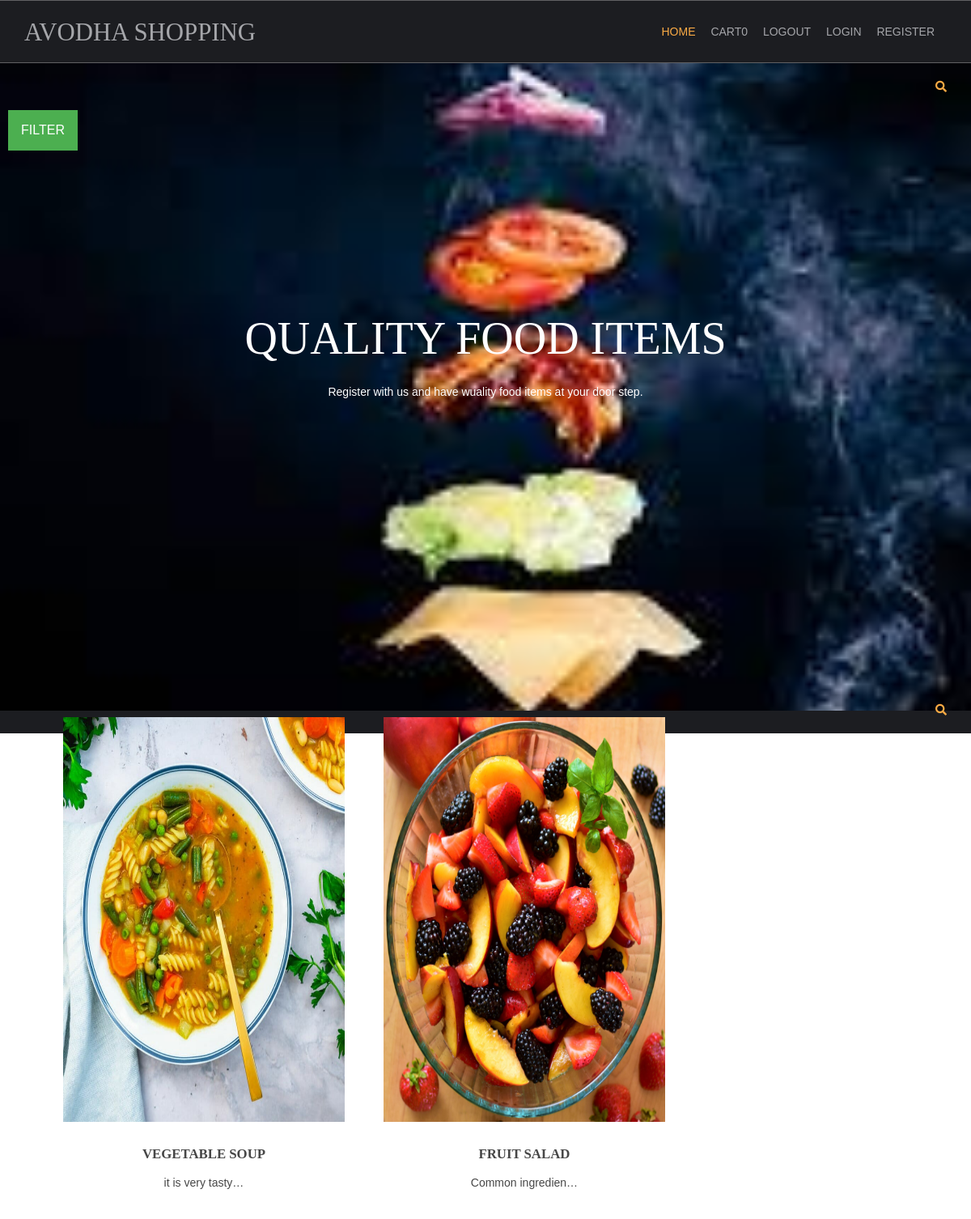
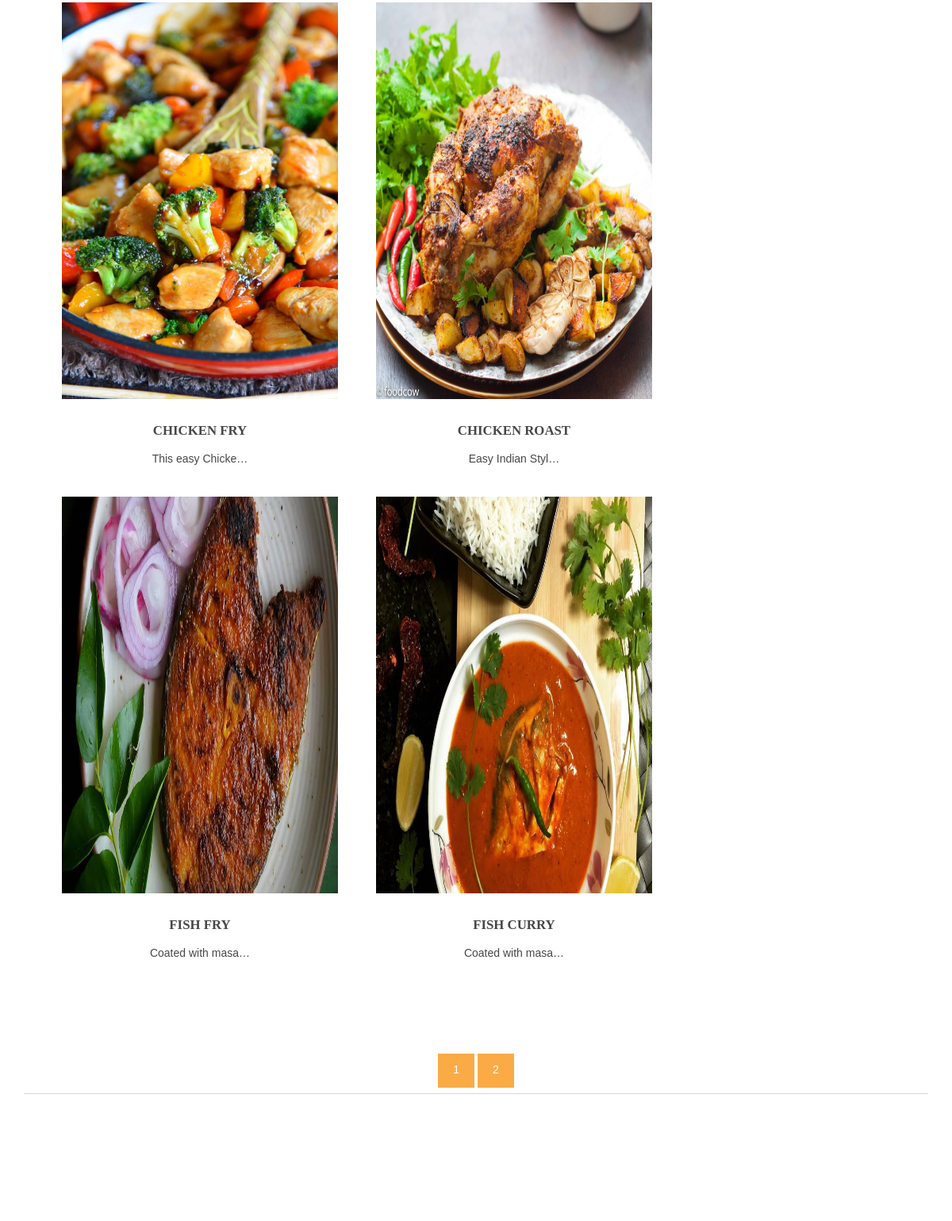
The page / on the database its author committed (2 pictures, top to bottom).
### shop/models.py (models this page shows, shortened)
class products(models.Model):
    objects = None
    name = models.CharField(max_length=150, unique=True)
    slug = models.SlugField(max_length=250, unique=True)
    img = models.ImageField(upload_to='product')
    desc = models.TextField()
    stock = models.IntegerField()
    available = models.BooleanField()
    price = models.IntegerField()
    category = models.ForeignKey(categ,on_delete=models.CASCADE)
    def get_url(self):
        return reverse('details',args=[self.category.slug,self.slug])

### shop/views.py (the view)
# urls.py: 2. Add a URL to urlpatterns:  path('', views.home, name='home')
def home(request,c_slug=None):
    c_page=None
    prodt=None
    if c_slug!=None:
        c_page = get_object_or_404(categ,slug=c_slug)
        prodt = products.objects.filter(category=c_page,available=True)
    else:
         prodt = products.objects.all().filter(available=True)
    cat=categ.objects.all()
    paginator=Paginator(prodt,6)
    try:
        page=int(request.GET('page','1'))
    except:
        page=1
    try:
        pro=paginator.page(page)
    except(EmptyPage,InvalidPage):
        pro=paginator.page(paginator.num_pages)
    return render(request, 'index.html', {'pr': prodt,'ct': cat,'pg':pro})

### cart/context_processor.py (called while the page is built)
def count(request):
    item_count=0;
    if 'admin' in request.path:
        return{}
    else:
        try:
            ct=cartlist.objects.filter(cart_id=c_id(request))
            cti=items.objects.all().filter(cart=ct[:1])
            for c in cti:
                item_count=c.quan
        except cartlist.DoesNotExist:
            item_count=0
        return  dict(itc=item_count)

### cart/views.py (called while the page is built)
def c_id(request):
    ct_id=request.session.session_key
    if not ct_id:
        ct_id=request.session.create()
    return ct_id

### shop/models.py (called while the page is built)
    def get_url(self):
        return reverse('prod_cat',args=[self.slug])

### templates/index.html (shortened to what this page needs)
{% extends 'base.html' %}
{% load static %}
{% block content %}
<html lang="">
<head>
<link href="{% static 'hm/layout/styles/layout.css' %}" rel="stylesheet" type="text/css" media="all">
</head>
<body id="top">
<div  class="abcd" style="background-image:url({% static 'hm/images/demo/backgrounds/bg.jpg.jfif' %});">
  <div class="wrapper row0">
    <div id="topbar" class="hoc clear">
<div class="fl_right">
        <ul class="nospace">
          <li id="searchform">
          </li>
        </ul>
  </div>
      </div>
      <div class="dropdown">
  <button class="dropbtn">FILTER</button>
</div>
  <div id="pageintro" class="hoc clear">
    <article>
      <h3 class="heading">QUALITY FOOD ITEMS</h3>
      <p>Register with us and have wuality food items at your door step.</p>
    </article>
  </div>
</div>
 <div class="wrapper row0">
    <div id="topbar" class="hoc clear">
<div class="fl_right">
        <ul class="nospace">
          <li id="searchform">
          </li>
        </ul>
  </div>
      </div>
<div class="wrapper row3">
  <main class="hoc container clear">
    <section id="introblocks">
      <ul class="nospace group btmspace-80">
    {% for i in pg.object_list %}
        <li class="one_third">
          <figure><a class="imgover" href="{{i.get_url}}"><img src="{{i.img.url}}" alt="" style="height: 500; width: 500;"></a>
            <figcaption>
              <h6 class="heading">{{i.name}}</h6>
              <p>{{i.desc|truncatechars:17}}</p>
                <br>
            </figcaption>
          </figure>
        </li>
{% endfor %}
      </ul>
    </section>
      <center>
   {% for p in pg.paginator.page_range %}
    <a href="?page={{page}}" class="btn btn-light btn-sm {% if pg.number == p %} active {% endif %}">{{p}}</a>
   {% endfor %}
      </center>
    <hr class="btmspace-80">
  </main>
</div>
</div>
</body>
</html>
{% endblock %}

### templates/base.html (shortened to what this page needs)
{% load static %}
<html lang="">
<head>
<link href="{% static 'hm/layout/styles/layout.css' %}" rel="stylesheet" type="text/css" media="all">
</head>
<body id="top">
  <div class="wrapper row1">
    <header id="header" class="hoc clear">
      <div id="logo" class="fl_left">
        <h1><a href="/">AVODHA SHOPPING</a></h1>
      </div>
      <nav id="mainav" class="fl_right">
        <ul class="clear">
          <li class="active"><a href="/">Home</a></li>
          <li><a class="active" href="{% url 'cartdetails' %}">cart{{itc}}</a></li>
          <li><a class="active" href="#">logout</a></li>
          <li><a class="active" href="#">login</a></li>
          <li><a class="active" href="#">register</a></li>
        </ul>
      </nav>
    </header>
  </div>
{% block content %}
{% endblock %}
</body>
</html>

### static/hm/layout/styles/layout.css (style rules this page uses)
.row1 { border:solid; border-width:1px 0; }
#topbar { padding:20px 0; font-size:.8rem; text-transform:uppercase; }
#topbar ul li { display:inline-block; margin-right:15px; }
#topbar ul li:last-child { margin-right:0; padding-right:0; border-right:none; }
#topbar #searchform { position:relative; line-height:1; z-index:9999; }
#topbar #searchform::after { display:block; height:18px; line-height:18px; padding:0; font-family:"Font Awesome\ 5 Free"; font-weight:900; font-size:1rem; content:"\f002"; }
#topbar #searchform ::placeholder { text-transform:capitalize; }
#header #logo { margin:22px 0 0 0; }
#header #logo h1 { margin:0; padding:0; font-size:2.2rem; text-transform:uppercase; }
#pageintro { padding:200px 0 300px; }
#pageintro article, #pageintro article p { display:block; max-width:75%; margin:0 auto; text-align:center; }
#pageintro article p { max-width:65%; line-height:2rem; }
#pageintro .heading { margin-bottom:20px; font-size:4rem; }
.container { padding:80px 0; }
#introblocks { display:block; position:relative; margin:-180px 0 0 0; z-index:1; text-align:center; }
#introblocks figure figcaption { display:block; padding:30px 0 0 0; text-align:center; }
#introblocks figure figcaption .heading { font-size:1.2rem; font-weight:700; margin-bottom:0; }
*, *::before, *::after { transition:all .3s ease-in-out; }
nav ul, nav ol { margin:0; padding:0; list-style:none; }
#mainav, #breadcrumb, .sidebar nav { line-height:normal; }
#mainav ul { text-transform:uppercase; }
#mainav li { display:inline-block; position:relative; margin:0 15px 0 0; padding:0; }
#mainav li a { display:block; padding:30px 0; }
body { color:#A5A6AA; background-color:#1C1D21; }
a { color:#FBAB45; }
hr, .borderedbox { border-color:#D7D7D7; }
.btn, .btn.inverse:hover { color:#FFFFFF; background-color:#FBAB45; border-color:#FBAB45; }
.imgover, .imgover:hover::after { color:#FFFFFF; }
.row1 { border-color:rgba(255,255,255,.3); }
.row3 { color:#474747; background-color:#FFFFFF; }
#topbar #searchform { color:#FBAB45; }
#header #logo h1 a { color:inherit; }
#pageintro { color:#FFFFFF; }
#mainav li a { color:inherit; }
#mainav .active a, #mainav a:hover, #mainav li:hover > a { color:#FBAB45; background-color:inherit; }
@media screen and (min-width:1140px) { .hoc { max-width:1140px; } }

### templates/index.html (style rules this page uses)
.dropbtn { background-color: #4CAF50; color: white; padding: 16px; font-size: 16px; border: none; cursor: pointer; }
.dropdown { position: relative; display: inline-block; padding-left: 10px; }
.abcd { height: 100%; background-position:center; background-repeat: no-repeat; background-size: cover; }

### rows shown on the page
products: img (picture), name "VEGETABLE SOUP", desc "it is very tasty…"
products: img (picture), name "FRUIT SALAD", desc "Common ingredien…"
products: img (picture), name "CHICKEN FRY", desc "This easy Chicke…"
products: img (picture), name "CHICKEN ROAST", desc "Easy Indian Styl…"
products: img (picture), name "FISH FRY", desc "Coated with masa…"
products: img (picture), name "FISH CURRY", desc "Coated with masa…"

### other values the page prints
{{ itc }} "0"
{{ p }} "1" "2"
